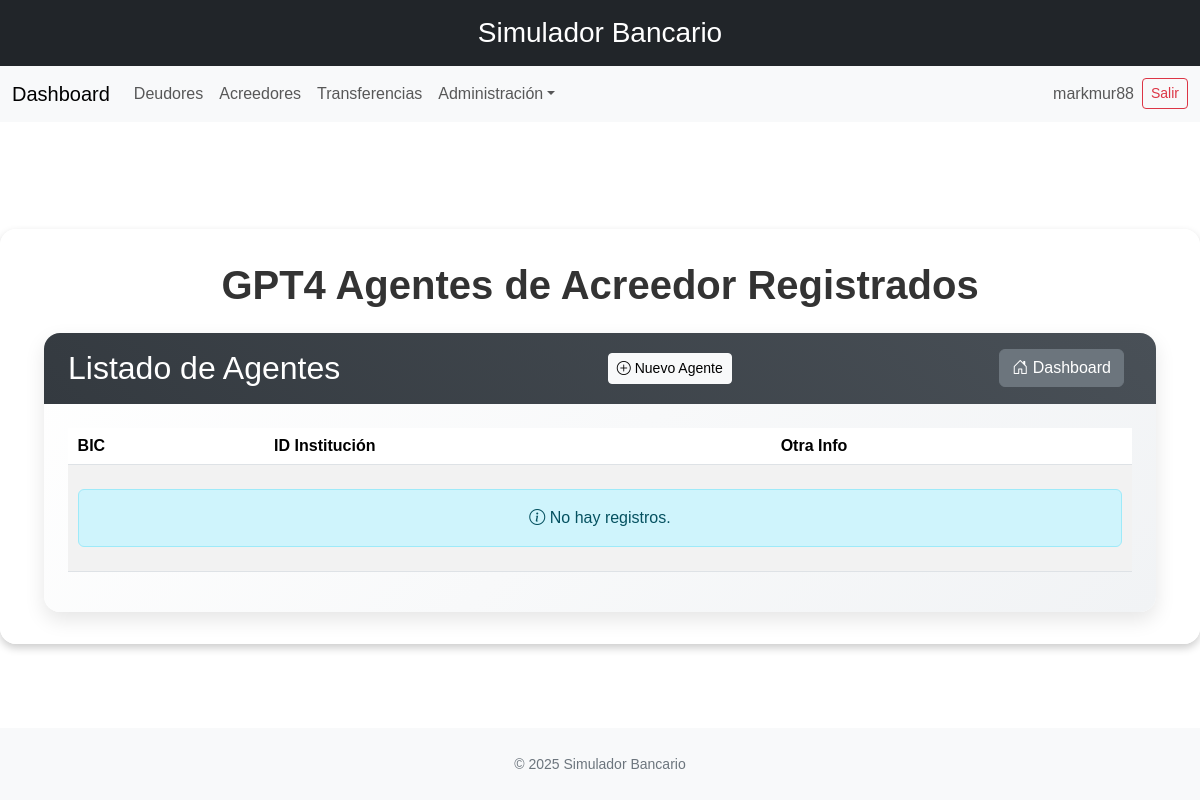
The app's page /gpt4/agentes-acreedor/ (signed in), older data.
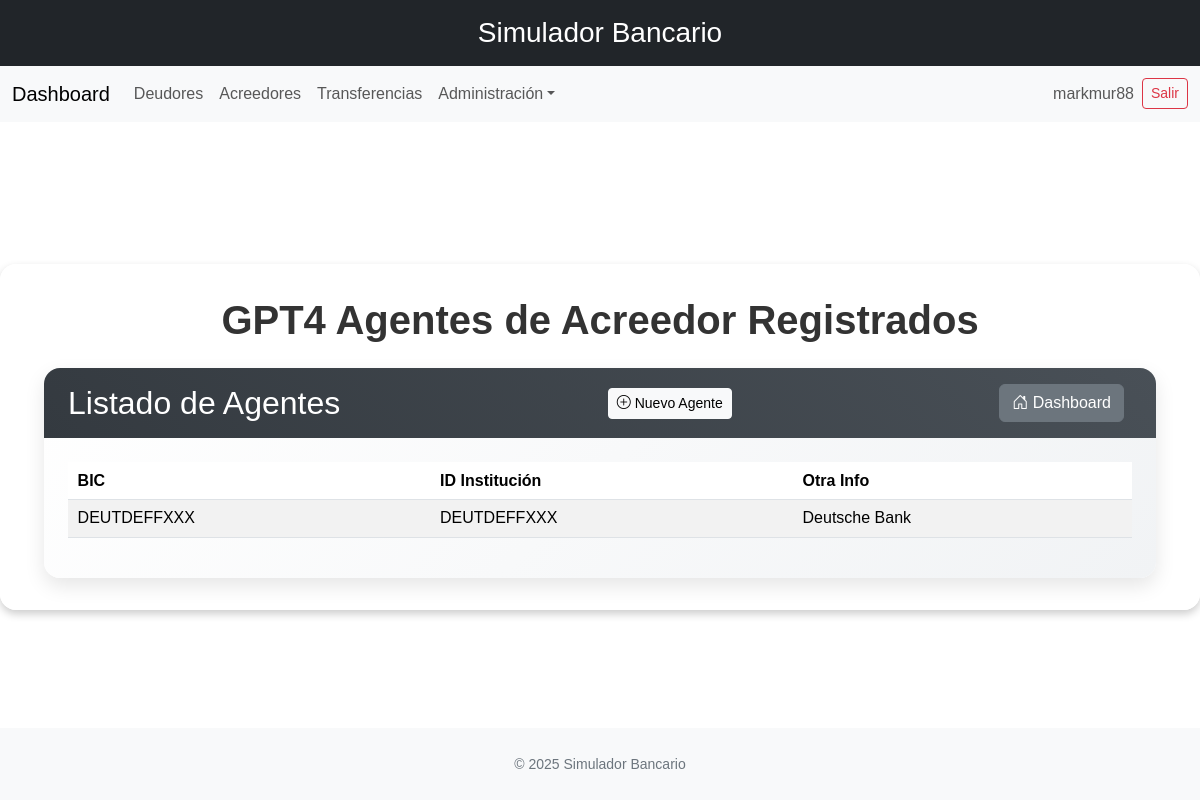
The same page, newer data.
### banco/models.py (models this page shows, shortened)
class CreditorAgent(models.Model):
    bic = models.CharField(max_length=11, unique=True)
    financial_institution_id = models.CharField(max_length=35, unique=True)
    other_information = models.CharField(max_length=70, blank=True)
    class Meta:
        db_table = 'sim_creditor_agent'
        app_label = 'banco'

### banco/gpt_views.py (the view)
# urls.py: path('gpt4/agentes-acreedor/', gpt_views.CreditorAgentListView.as_view(), name='list_creditor_agentsGPT4'),
class CreditorAgentListView(LoginRequiredMixin, generic.ListView):
    model = CreditorAgent
    template_name = 'api/GPT4/list_creditor_agents.html'
    context_object_name = 'agents'

### banco/templates/api/GPT4/list_creditor_agents.html (shortened to what this page needs)
{% extends 'base.html' %}
{% block content %}
<div class="container-fluid">
  <h1 class="text-center display-6 fw-bold mb-4">GPT4 Agentes de Acreedor Registrados</h1>
  <div class="card custom-card">
    <div class="custom-card-header d-flex justify-content-between align-items-center">
      <h2 class="mb-0">Listado de Agentes</h2>
      <a href="{% url 'create_creditor_agentGPT4' %}" class="btn btn-light btn-sm">
        <i class="bi bi-plus-circle"></i> Nuevo Agente
      </a>
      <a href="{% url 'dashboard' %}" class="btn btn-secondary me-2">
        <i class="bi bi-house-door"></i> Dashboard
      </a>
    </div>
    <div class="card-body custom-card-body">
      <div class="table-responsive">
        <table class="table table-sm table-striped table-hover align-middle table-custom">
          <thead>
            <tr>
              <th>BIC</th>
              <th>ID Institución</th>
              <th>Otra Info</th>
            </tr>
          </thead>
          <tbody>
            {% for agent in agents %}
            <tr>
              <td>{{ agent.bic|default:"-" }}</td>
              <td>{{ agent.financial_institution_id|default:"-" }}</td>
              <td>{{ agent.other_information|default:"-" }}</td>
            </tr>
            {% empty %}
            <tr>
              <td colspan="3" class="text-center py-4">
                <div class="alert alert-info mb-0">
                  <i class="bi bi-info-circle"></i> No hay registros.
                </div>
              </td>
            </tr>
            {% endfor %}
          </tbody>
        </table>
      </div>
    </div>
  </div>
</div>
{% endblock %}

Row changes from the older to the newer data that the page shows:
added CreditorAgent: bic "DEUTDEFFXXX", financial_institution_id "DEUTDEFFXXX", other_information "Deutsche Bank"
Text that changed along with them:
text no longer shown: "No hay registros."
